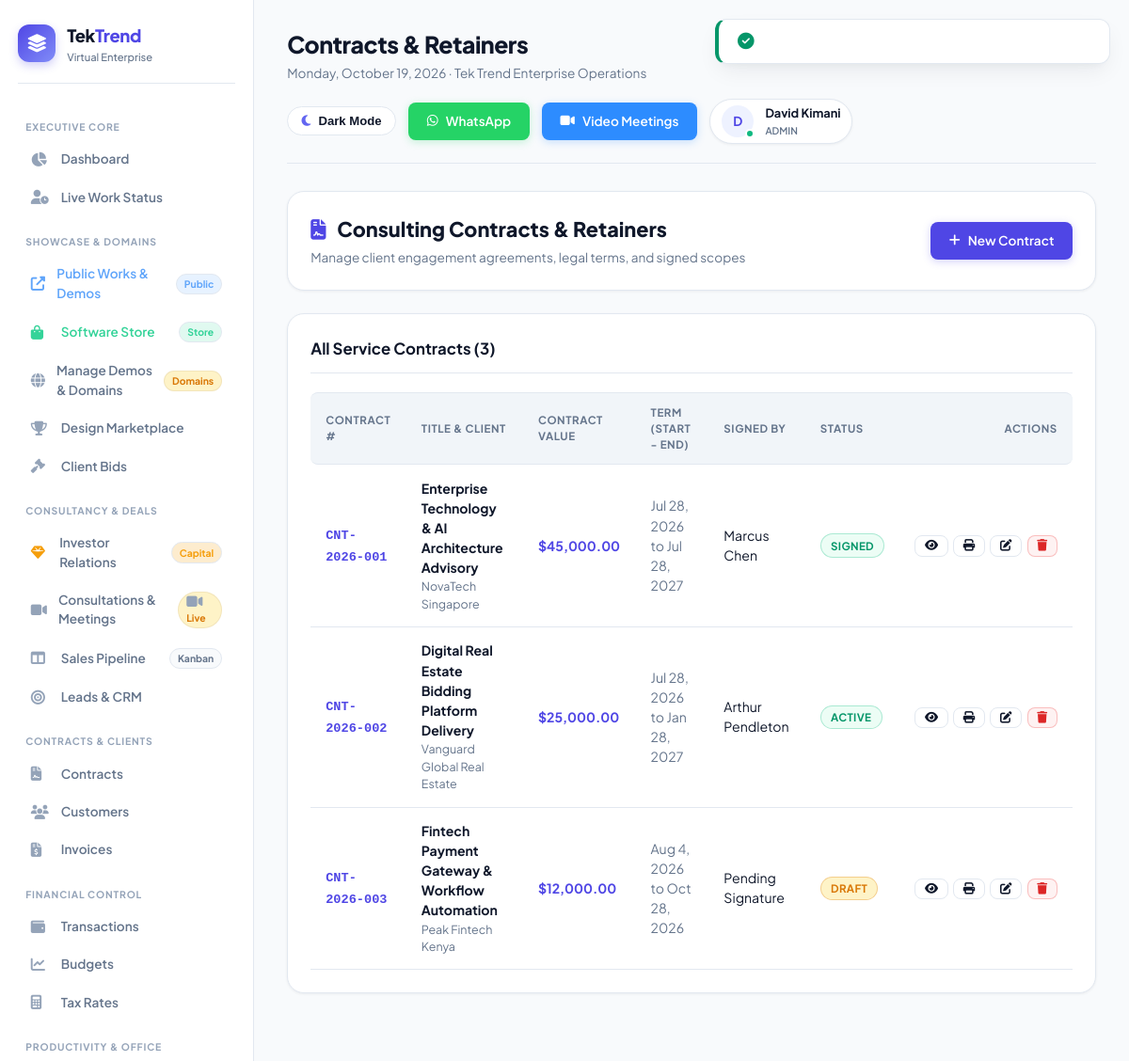
Page /contracts (signed in) on the committed database.
### tables this page shows
CREATE TABLE IF NOT EXISTS `contracts` (
    `id` INT UNSIGNED NOT NULL AUTO_INCREMENT,
    `contract_number` VARCHAR(50) NOT NULL,
    `title` VARCHAR(200) NOT NULL,
    `customer_id` INT UNSIGNED DEFAULT NULL,
    `lead_id` INT UNSIGNED DEFAULT NULL,
    `value` DECIMAL(12,2) DEFAULT 0.00,
    `start_date` DATE NOT NULL,
    `end_date` DATE DEFAULT NULL,
    `terms` LONGTEXT,
    `status` ENUM('draft','sent','signed','active','completed','cancelled') DEFAULT 'draft',
    `signed_at` DATETIME DEFAULT NULL,
    `signed_by_name` VARCHAR(100) DEFAULT NULL,
    `created_by` INT UNSIGNED DEFAULT NULL,
    `created_at` TIMESTAMP DEFAULT CURRENT_TIMESTAMP,
    `updated_at` TIMESTAMP DEFAULT CURRENT_TIMESTAMP ON UPDATE CURRENT_TIMESTAMP,
    PRIMARY KEY (`id`),
    UNIQUE KEY `contract_number` (`contract_number`),
    KEY `customer_id` (`customer_id`),
    KEY `status` (`status`)
);

CREATE TABLE `customers` (
    `id` INT UNSIGNED NOT NULL AUTO_INCREMENT,
    `user_id` INT UNSIGNED DEFAULT NULL,
    `first_name` VARCHAR(50) NOT NULL,
    `last_name` VARCHAR(50) NOT NULL,
    `email` VARCHAR(100) DEFAULT NULL,
    `phone` VARCHAR(20) DEFAULT NULL,
    `company` VARCHAR(100) DEFAULT NULL,
    `address` TEXT,
    `city` VARCHAR(100) DEFAULT NULL,
    `state` VARCHAR(100) DEFAULT NULL,
    `zip_code` VARCHAR(20) DEFAULT NULL,
    `country` VARCHAR(100) DEFAULT NULL,
    `tax_id` VARCHAR(50) DEFAULT NULL,
    `notes` TEXT,
    `status` ENUM('active','inactive') DEFAULT 'active',
    `created_at` TIMESTAMP DEFAULT CURRENT_TIMESTAMP,
    `updated_at` TIMESTAMP DEFAULT CURRENT_TIMESTAMP ON UPDATE CURRENT_TIMESTAMP,
    PRIMARY KEY (`id`),
    KEY `email` (`email`),
    KEY `user_id` (`user_id`),
    KEY `company` (`company`)
);

### app/views/contracts/index.php (the view, shortened to what the rows shown need)
<div class="card mb-4">
    <div style="display: flex; justify-content: space-between; align-items: center; flex-wrap: wrap; gap: 1rem;">
        <div>
            <h2 style="font-size: 1.35rem; font-weight: 800; color: var(--text-main); margin-bottom: 0.25rem;">
                <i class="fas fa-file-contract" style="color: var(--primary); margin-right: 0.5rem;"></i> Consulting Contracts & Retainers
            </h2>
            <p style="color: var(--text-muted); font-size: 0.85rem;">Manage client engagement agreements, legal terms, and signed scopes</p>
        </div>
        <a href="<?= eurl('/contracts/create') ?>" class="btn btn-primary">
            <i class="fas fa-plus"></i> New Contract
        </a>
    </div>
</div>
<div class="card">
    <div class="card-header">
        <h3 class="card-title">All Service Contracts (<?= count($contracts) ?>)</h3>
    </div>
    <div class="table-responsive">
        <table class="table">
            <thead>
                <tr>
                    <th>Contract #</th>
                    <th>Title & Client</th>
                    <th>Contract Value</th>
                    <th>Term (Start - End)</th>
                    <th>Signed By</th>
                    <th>Status</th>
                    <th style="text-align: right;">Actions</th>
                </tr>
            </thead>
            <tbody>
                <?php if (empty($contracts)): ?>
                    <tr>
                        <td colspan="7" style="text-align: center; padding: 2.5rem; color: var(--text-muted);">
                            <i class="fas fa-file-alt" style="font-size: 2rem; display: block; margin-bottom: 0.5rem; opacity: 0.4;"></i>
                            No contracts found.
                        </td>
                    </tr>
                <?php else: ?>
                    <?php foreach ($contracts as $c): ?>
                        <tr>
                            <td><strong style="font-family: monospace; font-size: 0.85rem; color: var(--primary);"><?= sanitize($c['contract_number']) ?></strong></td>
                            <td>
                                <div><strong style="color: var(--text-main);"><?= sanitize($c['title']) ?></strong></div>
                                <div style="font-size: 0.78rem; color: var(--text-muted);"><?= sanitize($c['customer_company'] ?? ($c['customer_first'] . ' ' . $c['customer_last'])) ?></div>
                            </td>
                            <td><strong style="color: var(--primary);">$<?= number_format($c['value'], 2) ?></strong></td>
                            <td style="color: var(--text-muted);">
                                <?= formatDate($c['start_date']) ?>
                                <?php if (!empty($c['end_date'])): ?>
                                    to <?= formatDate($c['end_date']) ?>
                                <?php endif; ?>
                            </td>
                            <td><span style="color: var(--text-main);"><?= sanitize($c['signed_by_name'] ?? 'Pending Signature') ?></span></td>
                            <td><span class="badge <?= sanitize($c['status']) ?>"><?= ucfirst(sanitize($c['status'])) ?></span></td>
                            <td style="text-align: right; white-space: nowrap;">
                                <div style="display: inline-flex; gap: 0.35rem;">
                                    <a href="<?= eurl('/contracts/' . $c['id']) ?>" class="btn btn-outline" style="padding: 0.25rem 0.6rem; font-size: 0.78rem;" title="View"><i class="fas fa-eye"></i></a>
                                    <a href="<?= eurl('/contracts/' . $c['id'] . '/print') ?>" target="_blank" class="btn btn-outline" style="padding: 0.25rem 0.6rem; font-size: 0.78rem;" title="Print Agreement"><i class="fas fa-print"></i></a>
                                    <a href="<?= eurl('/contracts/' . $c['id'] . '/edit') ?>" class="btn btn-outline" style="padding: 0.25rem 0.6rem; font-size: 0.78rem;" title="Edit"><i class="fas fa-edit"></i></a>
                                    <a href="<?= eurl('/contracts/' . $c['id'] . '/delete') ?>" onclick="return confirm('Delete this contract?')" class="btn btn-danger" style="padding: 0.25rem 0.6rem; font-size: 0.78rem;" title="Delete"><i class="fas fa-trash"></i></a>
                                </div>
                            </td>
                        </tr>
                    <?php endforeach; ?>
                <?php endif; ?>
            </tbody>
        </table>
    </div>
</div>

### app/core/Router.php (shortened to what the rows shown need)
<?php
class Router {
    private $routes = [];
    private function addRoute($method, $path, $handler, $middleware = []) {
        $this->routes[] = [
            'method'      => $method,
            'path'        => $path,
            'handler'     => $handler,
            'middleware'  => $middleware
        ];
    }
    public function dispatch() {
        $method = $_SERVER['REQUEST_METHOD'];
        $requestPath = parse_url($_SERVER['REQUEST_URI'], PHP_URL_PATH);
        $requestPath = '/' . ltrim($requestPath, '/');
        foreach ($this->routes as $route) {
            if ($route['method'] !== 'ANY' && $route['method'] !== $method) {
                continue;
            }
            $pattern = preg_replace('#\{[^}]+\}#', '([^/]+)', $route['path']);
            $pattern = '#^' . $pattern . '$#';
            if (preg_match($pattern, $requestPath, $matches)) {
                $params = [];
                $this->executeHandler($route['handler'], $params);
                return;
            }
        }
    }
    private function executeHandler($handler, $params = []) {
        if (is_string($handler)) {
            $parts = explode('@', $handler);
            if (count($parts) === 2) {
                $controllerName = $parts[0];
                $methodName = $parts[1];
                if (class_exists($controllerName)) {
                    $controller = new $controllerName();
                    if (method_exists($controller, $methodName)) {
                        call_user_func_array([$controller, $methodName], $params);
                        return;
                    }
                }
            }
        }
    }
}

### rows in the picture
contracts: contract_number "CNT-2026-001", title "Enterprise Technology & AI Architecture Advisory", customer.company "NovaTech Singapore", value "45,000.00", start_date "Jul 28, 2026", end_date "Jul 28, 2027", signed_by_name "Marcus Chen", status "SIGNED"
contracts: contract_number "CNT-2026-002", title "Digital Real Estate Bidding Platform Delivery", customer.company "Vanguard Global Real Estate", value "25,000.00", start_date "Jul 28, 2026", end_date "Jan 28, 2027", signed_by_name "Arthur Pendleton", status "ACTIVE"
contracts: contract_number "CNT-2026-003", title "Fintech Payment Gateway & Workflow Automation", customer.company "Peak Fintech Kenya", value "12,000.00", start_date "Aug 4, 2026", end_date "Oct 28, 2026", signed_by_name "Pending Signature", status "DRAFT"

### other values in the picture
count($contracts) "3"
